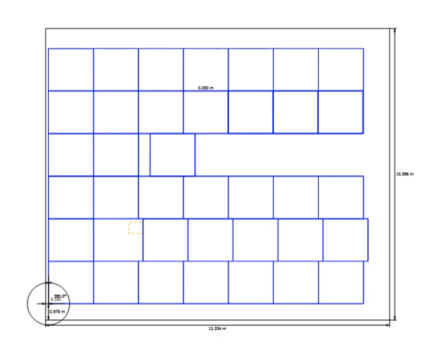
#> input picture grideg2.png, 424 x 343 px
$ python griddetect.py
#> lines starting #> are read from the running program, lines starting #| are printed output that depends on the picture; after the words box and inside, x2 and y2 are one past the last pixel; in counts of white or black regions, pixels touching at a corner belong together
import cv2
import numpy as np
import matplotlib.pyplot as plt

img = cv2.imread("grideg2.png")
#> img is the input picture: shape (343, 424, 3); mean B, G, R 250.6, 245.2, 244.6
gray = cv2.cvtColor(img, cv2.COLOR_BGR2GRAY)
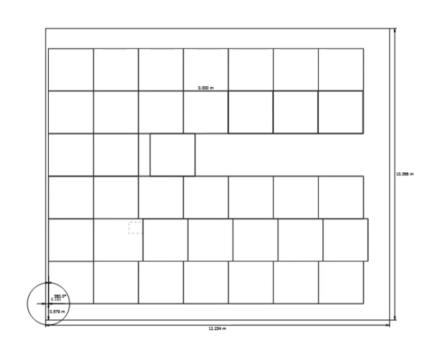
#> gray: shape (343, 424); min 29, max 255, mean 245.6
edges = cv2.Canny(gray, 50, 150, apertureSize=3)
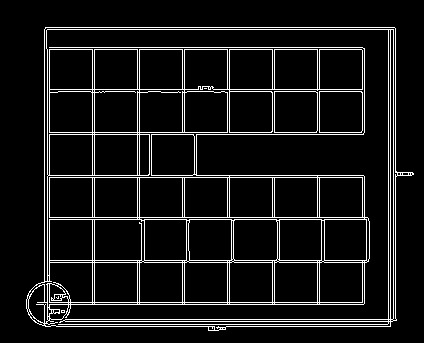
#> edges: shape (343, 424); 8.3% white in thin lines or dots, all inside (x1, y1, x2, y2) = (26, 27, 414, 331)
lines = cv2.HoughLines(edges, 1, np.pi / 180, 200)
#> lines = 31 rows, first 8: [27, 1.57], [29, 1.57], [319, 1.57], [321, 1.57], [324, 1.57], [302, 1.57], [175, 1.57], [304, 1.57]
for rho, theta in lines[:, 0, :]:
    a = np.cos(theta)
    b = np.sin(theta)
    x0 = a * rho
    y0 = b * rho
    x1 = int(x0 + 1000 * (-b))
    y1 = int(y0 + 1000 * (a))
    x2 = int(x0 - 1000 * (-b))
    y2 = int(y0 - 1000 * (a))
    cv2.line(img, (x1, y1), (x2, y2), (0, 0, 255), 2)
#> this loop made 31 passes
#> (rho, theta, a, b, x0, y0, x1, y1) on passes 1 to 12: (27, 1.57, -4.37e-08, 1, -1.18e-06, 27, -1000, 26), (29, 1.57, -4.37e-08, 1, -1.27e-06, 29, -1000, 28), (319, 1.57, -4.37e-08, 1, -1.39e-05, 319, -1000, 318), (321, 1.57, -4.37e-08, 1, -1.4e-05, 321, -1000, 320), (324, 1.57, -4.37e-08, 1, -1.42e-05, 324, -1000, 323), (302, 1.57, -4.37e-08, 1, -1.32e-05, 302, -1000, 301), (175, 1.57, -4.37e-08, 1, -7.65e-06, 175, -1000, 174), (304, 1.57, -4.37e-08, 1, -1.33e-05, 304, -1000, 303), (326, 1.57, -4.37e-08, 1, -1.42e-05, 326, -1000, 325), (217, 1.57, -4.37e-08, 1, -9.49e-06, 217, -1000, 216), (177, 1.57, -4.37e-08, 1, -7.74e-06, 177, -1000, 176), (47, 1.57, -4.37e-08, 1, -2.05e-06, 47, -1000, 46)
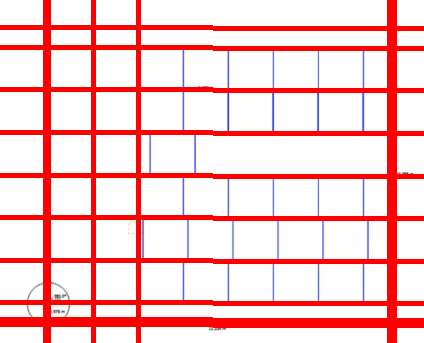
#> img: shape (343, 424, 3); mean B, G, R 202.8, 201.4, 252.8

plt.imshow(cv2.cvtColor(img, cv2.COLOR_BGR2RGB))
plt.show()

$ run again, with grideg.png copied over grideg2.png
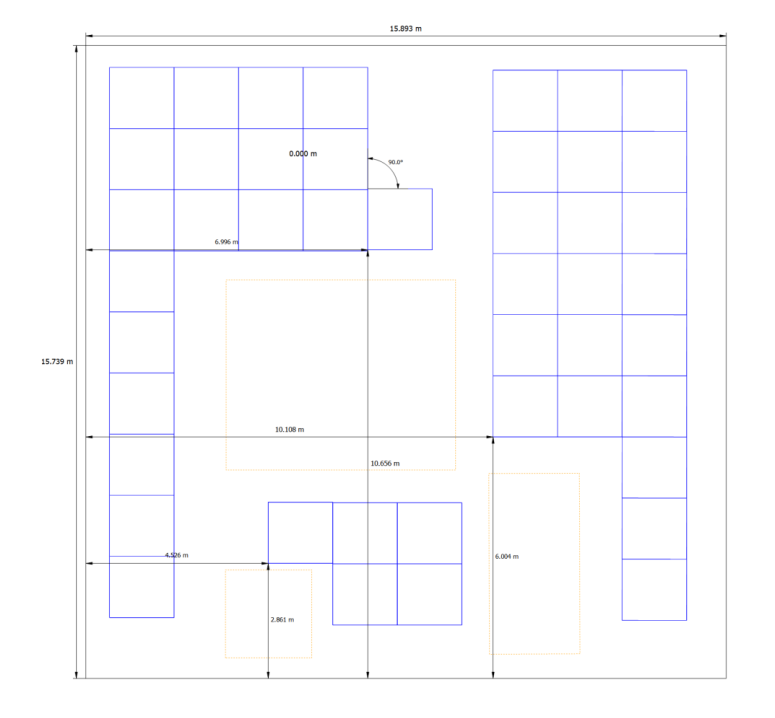
#> input picture grideg.png, 775 x 718 px
#> img is the input picture: shape (718, 775, 3); mean B, G, R 253.5, 251.7, 251.7
#> `edges = cv2.Canny(gray, 50, 150, apertureSize=3)`:
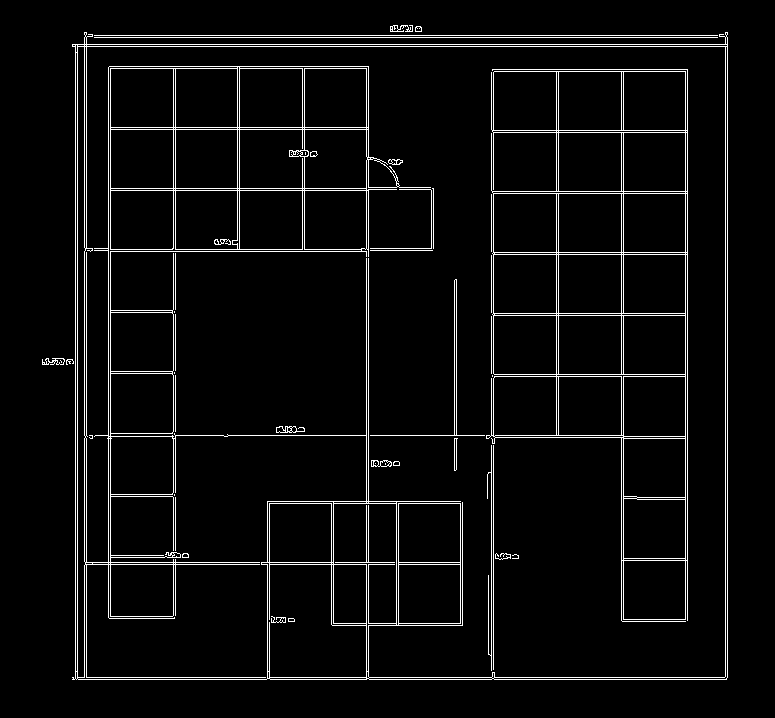
#> edges: shape (718, 775); 4.7% white in thin lines or dots, all inside (x1, y1, x2, y2) = (42, 25, 728, 680)
#> lines = 51 rows, first 8: [44, 1.57], [46, 1.57], [679, 1.57], [677, 1.57], [727, 0], [725, 0], [86, 0], [84, 0]
#> the loop `for rho, theta in lines[:, 0, :]:` made 51 passes
#> (rho, theta, a, b, x0, y0, x1, y1) on passes 1 to 8: (44, 1.57, -4.37e-08, 1, -1.92e-06, 44, -1000, 43), (46, 1.57, -4.37e-08, 1, -2.01e-06, 46, -1000, 45), (679, 1.57, -4.37e-08, 1, -2.97e-05, 679, -1000, 678), (677, 1.57, -4.37e-08, 1, -2.96e-05, 677, -1000, 676), (727, 0, 1, 0, 727, 0, 727, 1000), (725, 0, 1, 0, 725, 0, 725, 1000), (86, 0, 1, 0, 86, 0, 86, 1000), (84, 0, 1, 0, 84, 0, 84, 1000)
#> after the loop `for rho, theta in lines[:, 0, :]:`:
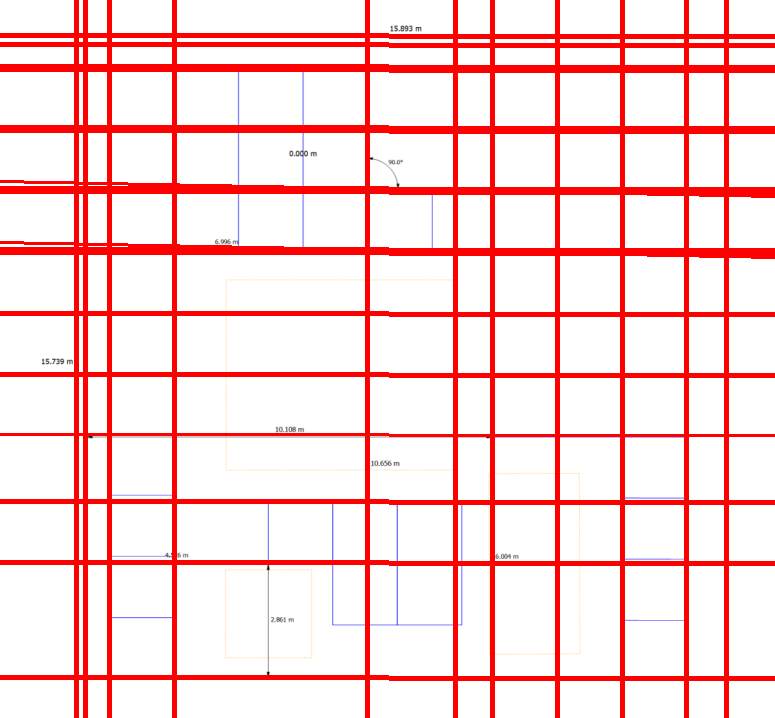
#> img: shape (718, 775, 3); 16.46% of pixels changed, all inside (x1, y1, x2, y2) = (0, 0, 775, 718)
